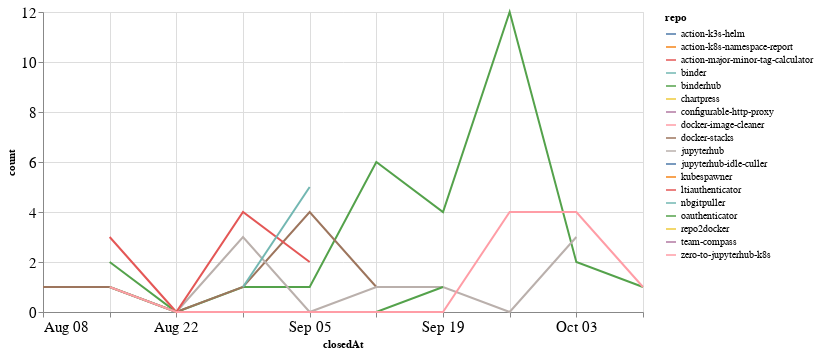

Notebook code cell kept with this figure:
### Code cell
closed_by_time = closed_by.groupby('repo').resample('W', on='closedAt').count()['author'].reset_index()
closed_by_time = closed_by_time.rename(columns={'author': 'count'})

alt.Chart(closed_by_time, width=600).mark_line().encode(
    x='closedAt',
    y='count',
    color='repo',
    tooltip="repo"
)

### Figure 1 — Vega-Lite specification as saved in the notebook (floating-point values rounded to 4 significant figures)
{"config": {"axisLeft": {"labelFontSize": 15}, "axisBottom": {"labelFontSize": 15}}, "data": {"name": "data-69d3b7f14600df06d93e2c447d04ce06"}, "mark": "line", "encoding": {"color": {"type": "nominal", "field": "repo"}, "tooltip": {"type": "nominal", "field": "repo"}, "x": {"type": "temporal", "field": "closedAt"}, "y": {"type": "quantitative", "field": "count"}}, "width": 600, "$schema": "https://vega.github.io/schema/vega-lite/v4.8.1.json", "datasets": {"data-69d3b7f14600df06d93e2c447d04ce06": [{"repo": "action-k3s-helm", "closedAt": "2021-10-10T00:00:00", "count": 1}, {"repo": "action-k8s-namespace-report", "closedAt": "2021-09-26T00:00:00", "count": 1}, {"repo": "action-major-minor-tag-calculator", "closedAt": "2021-09-26T00:00:00", "count": 1}, {"repo": "binder", "closedAt": "2021-10-03T00:00:00", "count": 1}, {"repo": "binderhub", "closedAt": "2021-08-15T00:00:00", "count": 2}, {"repo": "binderhub", "closedAt": "2021-08-22T00:00:00", "count": 0}, {"repo": "binderhub", "closedAt": "2021-08-29T00:00:00", "count": 1}, {"repo": "binderhub", "closedAt": "2021-09-05T00:00:00", "count": 1}, {"repo": "binderhub", "closedAt": "2021-09-12T00:00:00", "count": 6}, {"repo": "binderhub", "closedAt": "2021-09-19T00:00:00", "count": 4}, {"repo": "binderhub", "closedAt": "2021-09-26T00:00:00", "count": 12}, {"repo": "binderhub", "closedAt": "2021-10-03T00:00:00", "count": 2}, {"repo": "binderhub", "closedAt": "2021-10-10T00:00:00", "count": 1}, {"repo": "chartpress", "closedAt": "2021-09-05T00:00:00", "count": 1}, {"repo": "configurable-http-proxy", "closedAt": "2021-09-19T00:00:00", "count": 1}, {"repo": "docker-image-cleaner", "closedAt": "2021-09-26T00:00:00", "count": 1}, {"repo": "docker-stacks", "closedAt": "2021-08-08T00:00:00", "count": 1}, {"repo": "docker-stacks", "closedAt": "2021-08-15T00:00:00", "count": 1}, {"repo": "docker-stacks", "closedAt": "2021-08-22T00:00:00", "count": 0}, {"repo": "docker-stacks", "closedAt": "2021-08-29T00:00:00", "count": 1}, {"repo": "docker-stacks", "closedAt": "2021-09-05T00:00:00", "count": 4}, {"repo": "docker-stacks", "closedAt": "2021-09-12T00:00:00", "count": 1}, {"repo": "jupyterhub", "closedAt": "2021-08-15T00:00:00", "count": 1}, {"repo": "jupyterhub", "closedAt": "2021-08-22T00:00:00", "count": 0}, {"repo": "jupyterhub", "closedAt": "2021-08-29T00:00:00", "count": 3}, {"repo": "jupyterhub", "closedAt": "2021-09-05T00:00:00", "count": 0}, {"repo": "jupyterhub", "closedAt": "2021-09-12T00:00:00", "count": 1}, {"repo": "jupyterhub", "closedAt": "2021-09-19T00:00:00", "count": 1}, {"repo": "jupyterhub", "closedAt": "2021-09-26T00:00:00", "count": 0}, {"repo": "jupyterhub", "closedAt": "2021-10-03T00:00:00", "count": 3}, {"repo": "jupyterhub-idle-culler", "closedAt": "2021-09-19T00:00:00", "count": 2}, {"repo": "kubespawner", "closedAt": "2021-10-10T00:00:00", "count": 1}, {"repo": "ltiauthenticator", "closedAt": "2021-08-15T00:00:00", "count": 3}, {"repo": "ltiauthenticator", "closedAt": "2021-08-22T00:00:00", "count": 0}, {"repo": "ltiauthenticator", "closedAt": "2021-08-29T00:00:00", "count": 4}, {"repo": "ltiauthenticator", "closedAt": "2021-09-05T00:00:00", "count": 2}, {"repo": "nbgitpuller", "closedAt": "2021-08-29T00:00:00", "count": 1}, {"repo": "nbgitpuller", "closedAt": "2021-09-05T00:00:00", "count": 5}, {"repo": "oauthenticator", "closedAt": "2021-08-15T00:00:00", "count": 1}, {"repo": "oauthenticator", "closedAt": "2021-08-22T00:00:00", "count": 0}, {"repo": "oauthenticator", "closedAt": "2021-08-29T00:00:00", "count": 0}, {"repo": "oauthenticator", "closedAt": "2021-09-05T00:00:00", "count": 0}, {"repo": "oauthenticator", "closedAt": "2021-09-12T00:00:00", "count": 0}, {"repo": "oauthenticator", "closedAt": "2021-09-19T00:00:00", "count": 1}, {"repo": "repo2docker", "closedAt": "2021-08-29T00:00:00", "count": 2}, {"repo": "team-compass", "closedAt": "2021-10-03T00:00:00", "count": 1}, {"repo": "zero-to-jupyterhub-k8s", "closedAt": "2021-08-15T00:00:00", "count": 1}, {"repo": "zero-to-jupyterhub-k8s", "closedAt": "2021-08-22T00:00:00", "count": 0}, {"repo": "zero-to-jupyterhub-k8s", "closedAt": "2021-08-29T00:00:00", "count": 0}, {"repo": "zero-to-jupyterhub-k8s", "closedAt": "2021-09-05T00:00:00", "count": 0}, {"repo": "zero-to-jupyterhub-k8s", "closedAt": "2021-09-12T00:00:00", "count": 0}, {"repo": "zero-to-jupyterhub-k8s", "closedAt": "2021-09-19T00:00:00", "count": 0}, {"repo": "zero-to-jupyterhub-k8s", "closedAt": "2021-09-26T00:00:00", "count": 4}, {"repo": "zero-to-jupyterhub-k8s", "closedAt": "2021-10-03T00:00:00", "count": 4}, {"repo": "zero-to-jupyterhub-k8s", "closedAt": "2021-10-10T00:00:00", "count": 1}]}}
